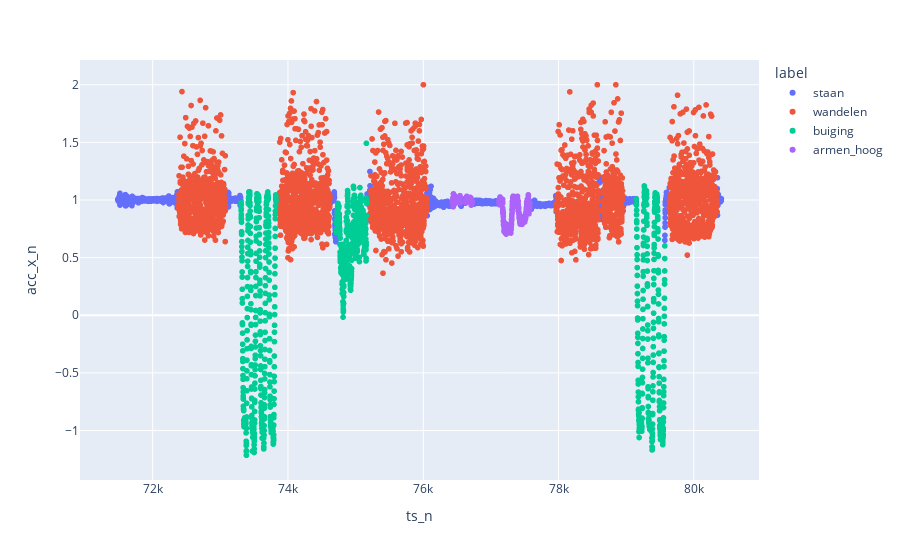

The notebook cell this image was saved under:
### Code cell
px.scatter(d1, x='ts_n', y='acc_x_n', color='label')

### Figure 1 — Plotly figure (JSON) as saved in the notebook; plotly's stock layout.template omitted (floating-point values rounded to 4 significant figures; data arrays with more than 128 entries replaced by an {"elided": "..."} marker saying what was removed)
{"data": [{"hovertemplate": "label=staan<br>ts_n=%{x}<br>acc_x_n=%{y}<extra></extra>", "legendgroup": "staan", "marker": {"color": "#636efa", "symbol": "circle"}, "mode": "markers", "name": "staan", "showlegend": true, "type": "scattergl", "x": {"elided": "2964 int values"}, "xaxis": "x", "y": {"elided": "2964 float values"}, "yaxis": "y"}, {"hovertemplate": "label=wandelen<br>ts_n=%{x}<br>acc_x_n=%{y}<extra></extra>", "legendgroup": "wandelen", "marker": {"color": "#EF553B", "symbol": "circle"}, "mode": "markers", "name": "wandelen", "showlegend": true, "type": "scattergl", "x": {"elided": "3905 int values"}, "xaxis": "x", "y": {"elided": "3905 float values"}, "yaxis": "y"}, {"hovertemplate": "label=buiging<br>ts_n=%{x}<br>acc_x_n=%{y}<extra></extra>", "legendgroup": "buiging", "marker": {"color": "#00cc96", "symbol": "circle"}, "mode": "markers", "name": "buiging", "showlegend": true, "type": "scattergl", "x": {"elided": "1387 int values"}, "xaxis": "x", "y": {"elided": "1387 float values"}, "yaxis": "y"}, {"hovertemplate": "label=armen_hoog<br>ts_n=%{x}<br>acc_x_n=%{y}<extra></extra>", "legendgroup": "armen_hoog", "marker": {"color": "#ab63fa", "symbol": "circle"}, "mode": "markers", "name": "armen_hoog", "showlegend": true, "type": "scattergl", "x": {"elided": "669 int values"}, "xaxis": "x", "y": {"elided": "669 float values"}, "yaxis": "y"}], "layout": {"legend": {"title": {"text": "label"}, "tracegroupgap": 0}, "margin": {"t": 60}, "xaxis": {"anchor": "y", "domain": [0, 1], "title": {"text": "ts_n"}}, "yaxis": {"anchor": "x", "domain": [0, 1], "title": {"text": "acc_x_n"}}}}
